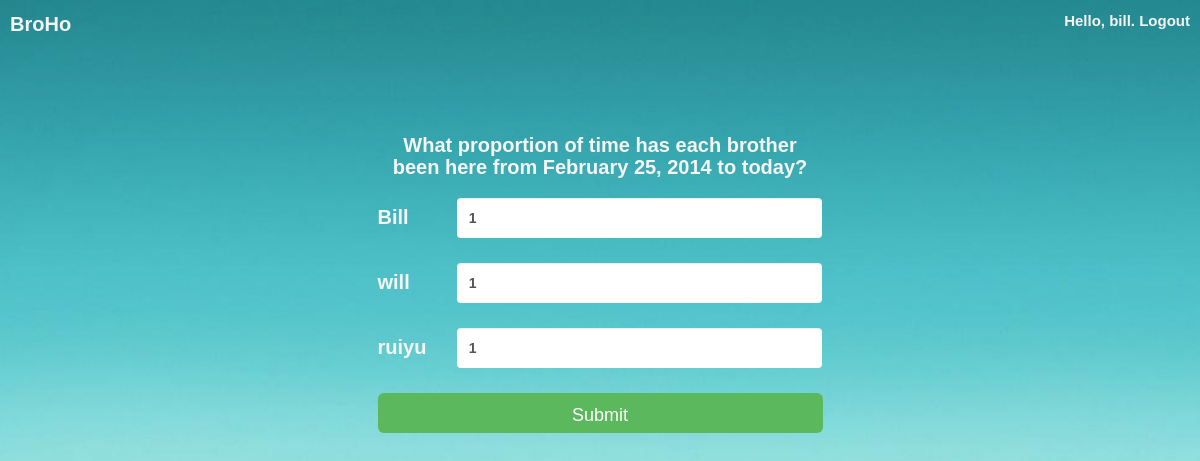
Screenshot of /create-house-account/ (signed in) with the database file from the repository.
### brothers/models.py (models this page shows)
class Brother(models.Model):
  user = models.ForeignKey(User, unique=True)
  name = models.CharField(max_length=100)
  created_date = models.DateTimeField('date created')
  def __unicode__(self):
    return self.name

### houseaccount/views.py (the view)
# urls.py: url(r'^create-house-account/', 'houseaccount.views.create_house_account'),
def create_house_account(request):
  template = loader.get_template('create-house-account.html')
  startdate = _get_first_date().strftime('%B %d, %Y')
  context = RequestContext(request, {'startdate':startdate,
                                    'brothers':Brother.objects.all()})
  return HttpResponse(template.render(context))

### brothers/models.py (called while the page is built)
  @staticmethod
  def first_house_account():
    if HouseAccount.objects.all():
      return HouseAccount.objects.order_by('-date_created')[0].date_created

  @staticmethod
  def first_payment():
    if Payment.objects.all():
      return Payment.objects.order_by('date_entered')[0].date_entered

### houseaccount/views.py (called while the page is built)
def _get_first_date():
  account = HouseAccount.first_house_account()
  payment = Payment.first_payment()
  if account:
    return account
  elif payment:
    return payment
  return datetime.date.today()

### templates/create-house-account.html (shortened to what this page needs)
{% if user.is_authenticated %}
  <!DOCTYPE html PUBLIC "-//W3C//DTD XHTML 1.0 Transitional//EN" "http://www.w3.org/TR/xhtml1/DTD/xhtml1-transitional.dtd">
  <html xmlns="http://www.w3.org/1999/xhtml" xml:lang="en" lang="en">
  <head>
    <link rel="stylesheet" href="http://netdna.bootstrapcdn.com/bootstrap/3.0.0/css/bootstrap.min.css">
  </head>
  <body>
    <span class="brand"><a href="/">BroHo</a></span>
    <span class="info">Hello, {{ user.username }}. <a href="/logout">Logout</a></span>
    <div class="container">
      <div id="welcome" class="col-md-5">
        <h1><span id="subtitle">What proportion of time has each brother been here from {{ startdate }} to today?</span></h1>
        <form class="form-horizontal" action="/submit-house-account/" method="post" role="form">
          {% for brother in brothers %}
            <div class="form-group">
              <label for="{{brother}}" class="col-lg-2 control-label">{{brother}}</label>
              <div class="col-lg-10">
                <input type="text" class="form-control" id="{{brother}}" name="{{brother}}" placeholder="Number from 0 to 1" value="1" data-toggle="tooltip" data-original-title="Number from 0 to 1" data-placement="right" data-trigger="focus">
              </div>
            </div>
          {% endfor %}
          <input id="submit" name="payment" class="btn btn-success btn-lg" type="submit" value="Submit" />
        </form>
      </div>
    </div>
  </body>
  </html>
{% endif %}

### templates/create-house-account.html (style rules this page uses)
body { background: url('/static/login_background.jpg') no-repeat center center fixed; background-size: cover; font-family:Arial,Helvetica,sans-serif; }
#welcome { padding-top:10%; font-size:50px; font-weight:bold; color:rgb(245, 245, 245); margin:0 auto; float:none !important; text-align:center; }
#subtitle,.info { font-size:20px; font-weight:bold; color:rgb(245, 245, 245); }
.info { position:fixed; top:10px; right:10px; font-size:15px; }
input[type=text], textarea, input[type=submit] { border:none; margin-top:10px; height:40px !important; }
#submit { width:100%; margin:0; margin-top:10px; }
a { color:rgb(245, 245, 245); }
.control-label { font-size:20px; padding-top:15px !important; text-align:left !important; }
.brand { font-size:20px; font-weight:bold; color:rgb(245, 245, 245); position:fixed; top:10px; left:10px; font-size:20px; }

### rows the page displays
Brother: name "Bill"
Brother: name "will"
Brother: name "ruiyu"

### other values shown
{{ user.username }} "bill"
{{ startdate }} "February 25, 2014"
